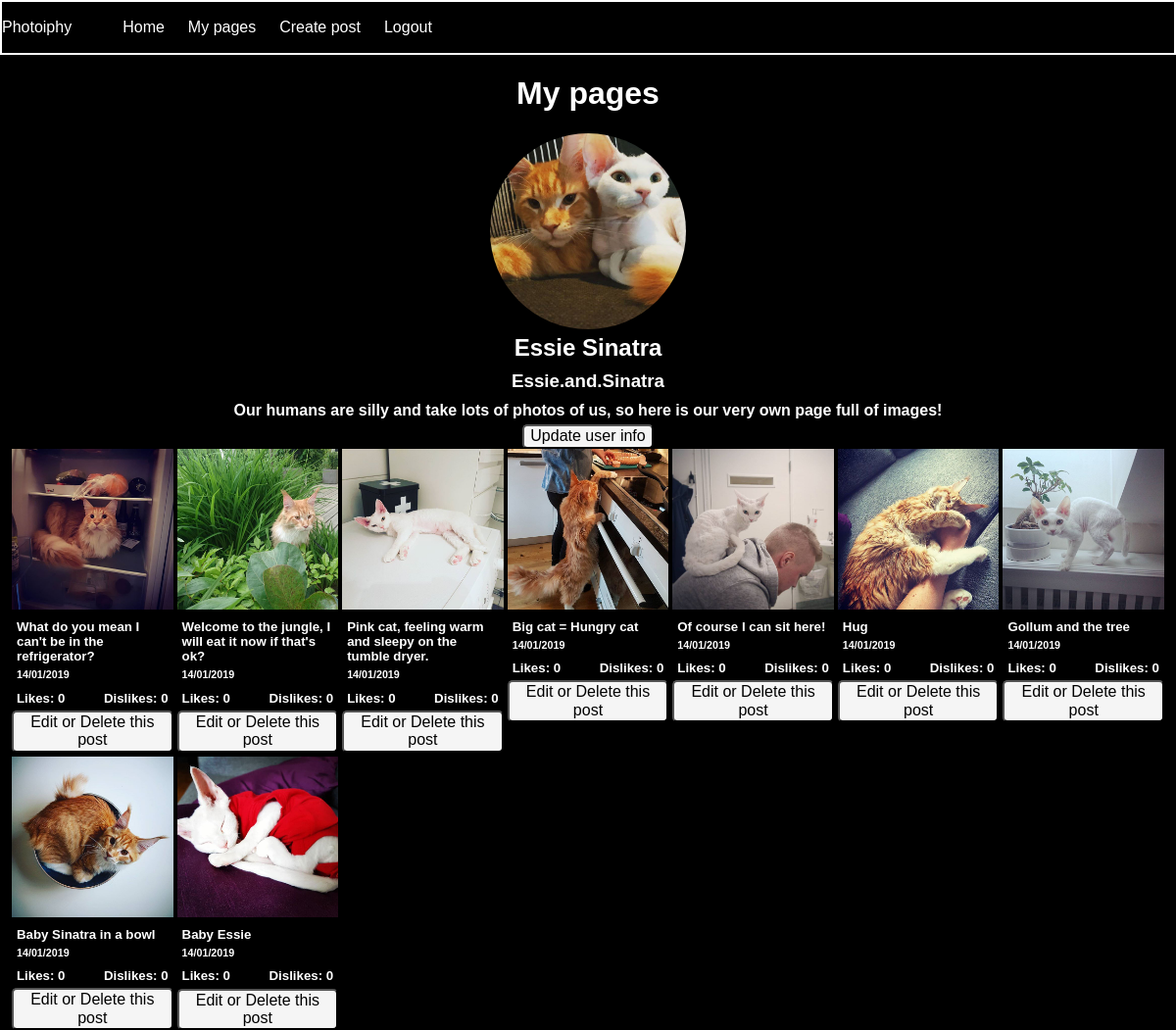
Screenshot of /my-pages.php (signed in) with the database file from the repository.
### tables this page shows
CREATE TABLE "users" (
	`id`	INTEGER PRIMARY KEY AUTOINCREMENT,
	`name`	TEXT,
	`password`	TEXT,
	`email`	TEXT,
	`profile_image_url`	TEXT,
	`username`	TEXT,
	`bio`	TEXT
);

CREATE TABLE "posts" (
	`post_id`	INTEGER PRIMARY KEY AUTOINCREMENT,
	`description`	TEXT,
	`image_url`	TEXT,
	`user_id`	INTEGER,
	`date`	INTEGER,
	FOREIGN KEY(`user_id`) REFERENCES `users`(`id`)
);

### app/database/database-functions.php (called while the page is built, shortened)
<?php
function connectToDB(){
    static $pdo;
    if ($pdo instanceof PDO) {
        return $pdo;
    }
    $config = require dirname(__DIR__).'/config.php';
    $pdo = new PDO($config['database_path']);
    return $pdo;
}
function getUser($userId){
    $pdo = connectToDB();
    $statement = $pdo->prepare('SELECT id, name, email, profile_image_url, username, bio FROM users WHERE id = :id');
    $statement->bindParam(':id', $userId, PDO::PARAM_INT);
    $statement->execute();
    $user = $statement->fetch(PDO::FETCH_ASSOC);
    return $user;
}
function getMyPosts($user){
    $pdo = connectToDB();
    $myPostsStatement = $pdo->prepare('SELECT * FROM posts WHERE user_id = :user ORDER BY date DESC');
    $myPostsStatement->bindParam(':user', $user, PDO::PARAM_INT);
    $myPostsStatement->execute();
    $myPosts = $myPostsStatement->fetchAll(PDO::FETCH_ASSOC);
    return $myPosts;
}

### app/autoload.php (called while the page is built, shortened)
<?php
require __DIR__.'/database/database-functions.php';
if (isset($_SESSION['user'])) {
    $loggedInUser = getUser($_SESSION['user']);
};

### my-pages.php (the view)
<?php
require __DIR__.'/views/header.php';
$myPosts = getMyPosts($loggedInUser['id']);
?>
<div class="my-pages">
    <div class="user-info">
        <h1>My pages</h1>
        <img class="profile-pic" src="<?= $loggedInUser['profile_image_url']?>" alt="profile-pic">
        <h2>
            <?= $loggedInUser['name']?>
        </h2>
        <h3>
            <?= $loggedInUser['username']?>
        </h3>
        <h4>
            <?= $loggedInUser['bio']?>
        </h4>
    </div>
    <button><a href="/update-user-page.php">Update user info</a></button>
    <div class="post-feed">
        <?php
        foreach ($myPosts as $myPost) :
            $likes = countLikes($myPost['post_id']);
            $dislikes = countDislikes($myPost['post_id']);?>
        <div class="post">
            <img class="post-image" src="<?= $myPost['image_url']?>" alt="image">
            <h5>
                <?= $myPost['description']?>
            </h5>
            <h6>
                <?=date('d/m/Y', $myPost['date'])?>
            </h6>
            <div class="likes-count">
                <h5 class="likes">Likes:
                    <?= !empty($likes) ?  $likes :  '0' ?>
                </h5>
                <h5 class="dislikes">Dislikes:
                    <?= !empty($dislikes) ?  $dislikes :  '0' ?>
                </h5>
            </div>
            <a href="<?= "/update-post-page.php?postId=".$myPost['post_id'];?>"> <button class="edit-button">Edit or
                Delete this post</button></a>
        </div>
        <?php
                endforeach ?>
    </div>
</div>
<?php require __DIR__.'/views/footer.php'; ?>

### assets/styles/main.css (style rules this page uses)
* { box-sizing: border-box; }
body { width: 100vw; margin: 0; background-color: black; color: white; font-family: sans-serif; }
h1, h2, h3, h4, h5, h6 { margin: 5px; }
img { width: 200px; }
a { color: white; text-decoration: none; }
button { color: black; background-color: whitesmoke; border-radius: 5px; }
button > a { color: black; }
.post-feed { width: 98vw; margin: auto; display: grid; grid-gap: 4px; grid-template-columns: repeat(auto-fill, minmax(150px, 1fr)); }
.post { width: 100%; }
.post-image { width: 100%; }
.likes-count { display: flex; flex-direction: row; justify-content: space-between; }
.user-info { display: flex; flex-direction: column; justify-content: center; align-items: center; }
.profile-pic { width: 200px; border-radius: 50%; }
.my-pages { display: flex; flex-direction: column; justify-content: center; align-items: center; }
.my-pages > .post-feed { width: 98vw; margin: auto; }
.edit-button { width: 100%; }

### rows the page displays
users: profile_image_url (picture), name "Essie Sinatra", username "Essie.and.Sinatra", bio "Our humans are silly and take lots of photos of us, so here is our very own page full of images!"
posts: image_url (picture), description "What do you mean I can't be in the refrigerator?", date "14/01/2019"
posts: image_url (picture), description "Welcome to the jungle, I will eat it now if that's ok?", date "14/01/2019"
posts: image_url (picture), description "Pink cat, feeling warm and sleepy on the tumble dryer.", date "14/01/2019"
posts: image_url (picture), description "Big cat = Hungry cat", date "14/01/2019"
posts: image_url (picture), description "Of course I can sit here!", date "14/01/2019"
posts: image_url (picture), description "Hug", date "14/01/2019"
posts: image_url (picture), description "Gollum and the tree", date "14/01/2019"
posts: image_url (picture), description "Baby Sinatra in a bowl", date "14/01/2019"
posts: image_url (picture), description "Baby Essie", date "14/01/2019"

### other values shown
$config['title'] "Photoiphy"
